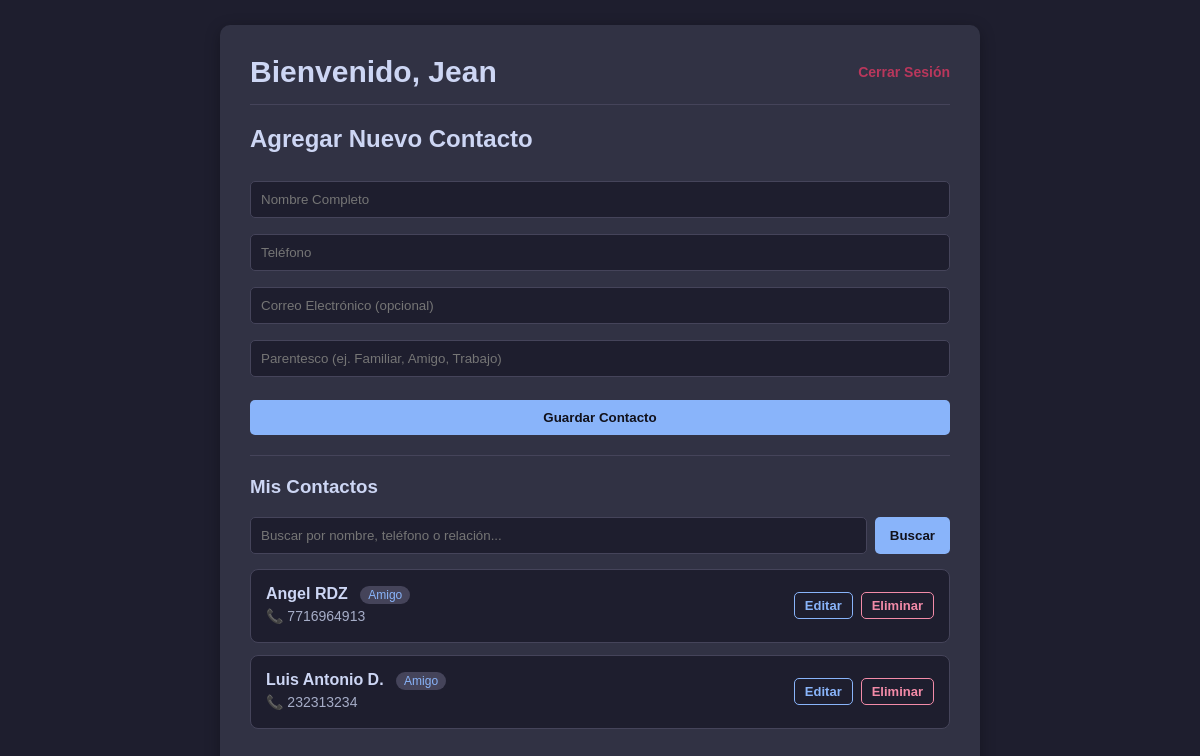
Before: /agenda (signed in) with the older database file.
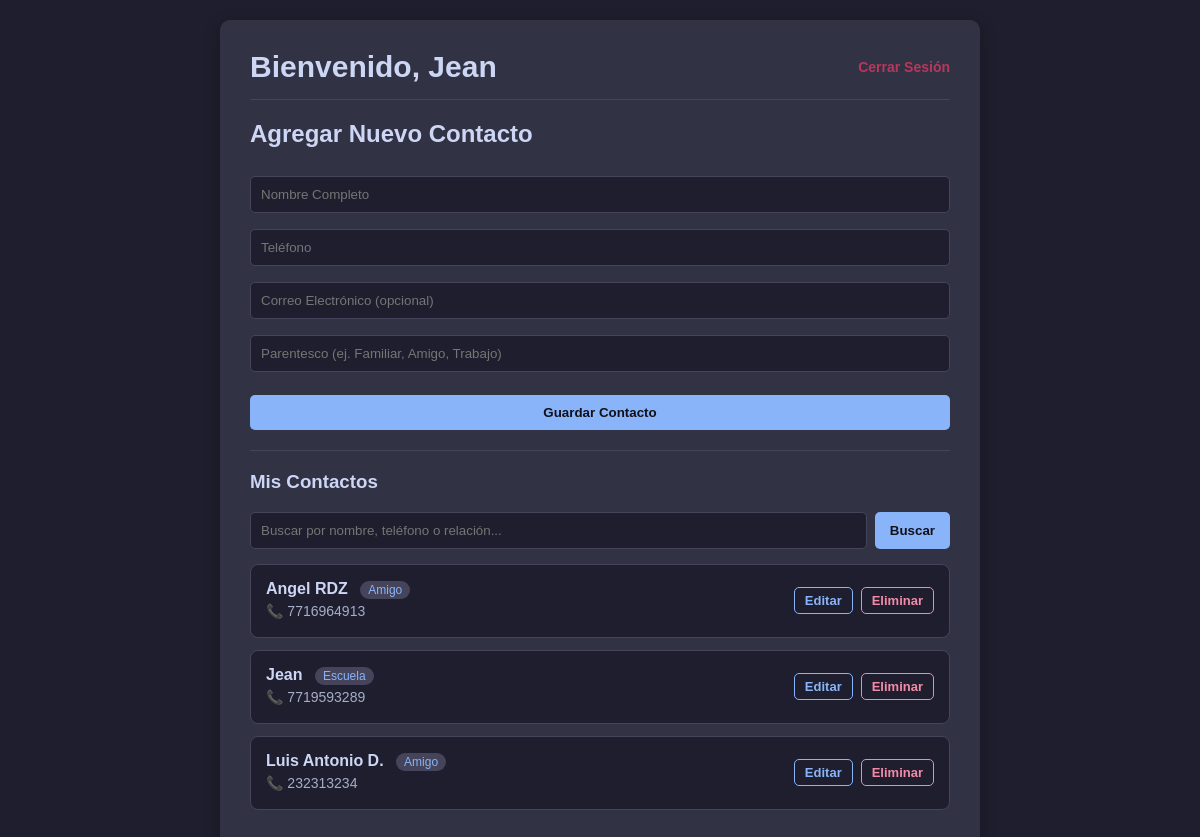
After: the same page with the newer database file.
### tables this page shows
CREATE TABLE contactos (
            id INTEGER PRIMARY KEY AUTOINCREMENT,
            usuario_id INTEGER NOT NULL,
            nombre TEXT NOT NULL,
            telefono TEXT,
            correo TEXT,
            categoria TEXT DEFAULT 'General',
            FOREIGN KEY (usuario_id) REFERENCES usuarios(id) ON DELETE CASCADE
        );

### main.py (the view)
@app.route("/agenda")
@login_requerido
def vista_agenda():
    busqueda = request.args.get("q", "").strip()
    contactos = obtener_contactos(session["usuario_id"], busqueda)
    return render_template(
        "agenda.html",
        nombre=session["usuario_nombre"],
        contactos=contactos,
        busqueda=busqueda,
    )

### base_datos/conexion_db.py (called while the page is built)
def conectar():
    conexion = sqlite3.connect("agenda.db")
    conexion.execute("PRAGMA foreign_keys = ON")
    return conexion

### base_datos/consultas.py (called while the page is built)
def obtener_contactos(usuario_id, busqueda=""):
    conexion = conectar()
    cursor = conexion.cursor()
    if busqueda:
        patron = f"%{busqueda}%"
        cursor.execute(
            """
            SELECT id, nombre, telefono, correo, categoria
            FROM contactos
            WHERE usuario_id = ? AND (nombre LIKE ? OR categoria LIKE ? OR telefono LIKE ?)
            ORDER BY nombre ASC
            """,
            (usuario_id, patron, patron, patron),
        )
    else:
        cursor.execute(
            """
            SELECT id, nombre, telefono, correo, categoria
            FROM contactos
            WHERE usuario_id = ?
            ORDER BY nombre ASC
            """,
            (usuario_id,),
        )
    contactos = cursor.fetchall()
    conexion.close()
    return contactos

### main.py (called while the page is built)
def login_requerido(funcion_vista):
    @wraps(funcion_vista)
    def envoltura(*args, **kwargs):
        if "usuario_id" not in session:
            return redirect(url_for("vista_login"))
        return funcion_vista(*args, **kwargs)
    return envoltura

### templates/agenda.html (shortened to what this page needs)
<!DOCTYPE html>
<html lang="es">
<head>
    <link rel="stylesheet" href="{{ url_for('static', filename='style.css') }}">
</head>
<body>
    <div class="contenedor-agenda">
        <header class="encabezado-agenda">
            <h1>Bienvenido, {{ nombre }}</h1>
            <a href="{{ url_for('logout') }}" class="boton-cerrar">Cerrar Sesión</a>
        </header>
        <section class="seccion-formulario">
            <h2>Agregar Nuevo Contacto</h2>
            <form action="{{ url_for('procesar_agregar_contacto') }}" method="POST">
                <input
                    type="text"
                    name="nombre_contacto"
                    placeholder="Nombre Completo"
                    required>
                <input
                    type="tel"
                    name="telefono"
                    placeholder="Teléfono"
                    required>
                <input
                    type="email"
                    name="correo_contacto"
                    placeholder="Correo Electrónico (opcional)">
                <input
                    type="text"
                    name="relacion"
                    placeholder="Parentesco (ej. Familiar, Amigo, Trabajo)">
                <button type="submit">Guardar Contacto</button>
            </form>
        </section>
        <section class="seccion-lista">
            <h3>Mis Contactos</h3>
            <form action="{{ url_for('vista_agenda') }}" method="GET" class="form-buscador">
                <input
                    type="text"
                    name="q"
                    placeholder="Buscar por nombre, teléfono o relación..."
                    value="{{ busqueda }}">
                <button type="submit" class="boton-buscar">Buscar</button>
            </form>
            <ul class="lista-contactos">
                {% for contacto in contactos %}
                    <li class="tarjeta-contacto">
                        <div class="info-contacto">
                            <h4>
                                {{ contacto[1] }}
                                {% if contacto[4] %}
                                    <span class="etiqueta-relacion">{{ contacto[4] }}</span>
                                {% endif %}
                            </h4>
                            <p>📞 {{ contacto[2] }}</p>
                        </div>
                        <div class="acciones-contacto">
                            <a href="{{ url_for('editar_contacto', contacto_id=contacto[0]) }}" class="boton-editar">Editar</a>
                            <form action="{{ url_for('procesar_eliminar_contacto', contacto_id=contacto[0]) }}" method="POST" style="display: inline; margin: 0;">
                                <button type="submit" class="boton-eliminar" onclick="return confirm('¿Seguro que deseas eliminar este contacto?');">Eliminar</button>
                            </form>
                        </div>
                    </li>
                {% endfor %}
            </ul>
        </section>
    </div>
</body>
</html>

Changed rows visible on the page:
added contactos: nombre "Jean", categoria "Escuela", telefono "7719593289"
Other visible differences:
{{ nombre }}: "Jean" → (not shown)
